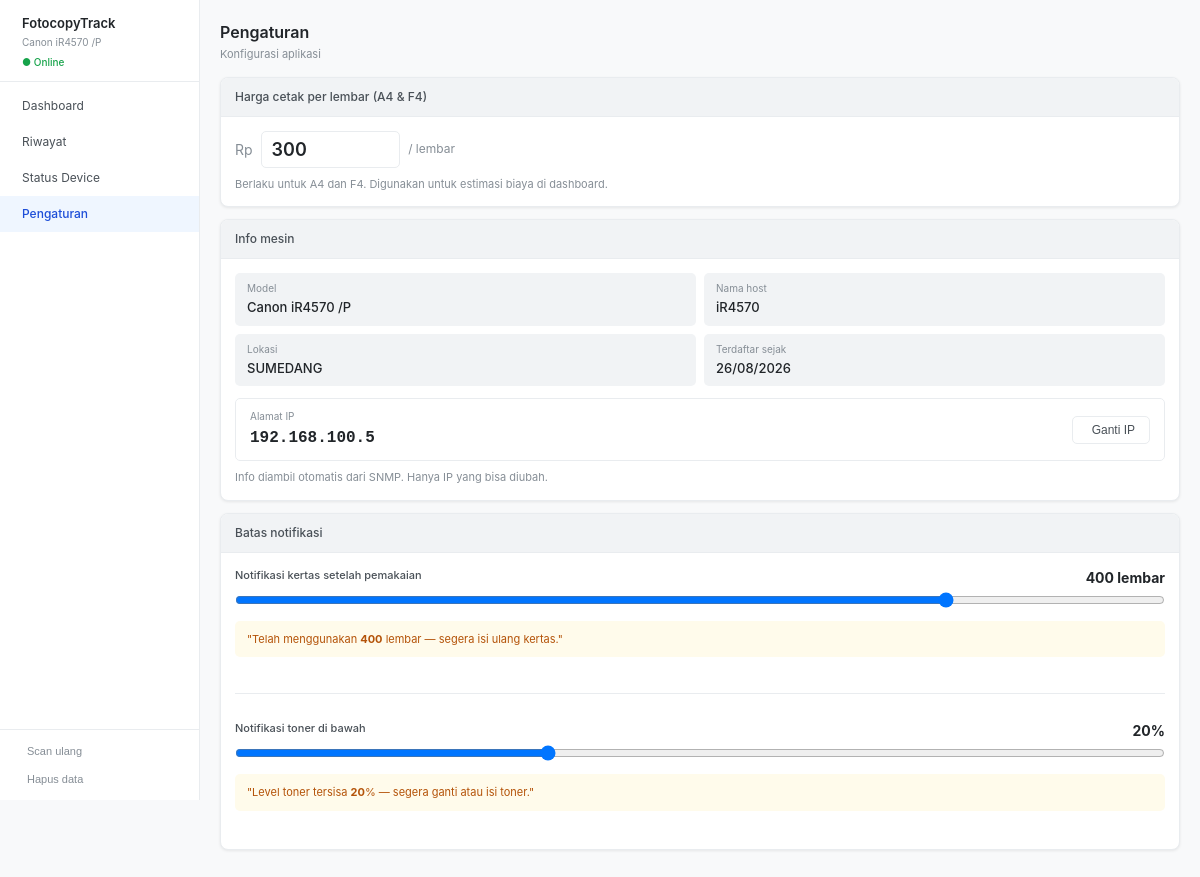
The page /settings on the database its author committed.
### models/device.py (models this page shows, shortened)
class Device(db.Model):
    __tablename__ = "devices"
    id         = db.Column(db.Integer, primary_key=True)
    ip_address = db.Column(db.Text, unique=True, nullable=False)
    model      = db.Column(db.Text)
    hostname   = db.Column(db.Text)
    location   = db.Column(db.Text)
    is_active  = db.Column(db.Boolean, default=True, nullable=False)
    created_at = db.Column(db.DateTime, default=datetime.now, nullable=False)
    print_jobs     = db.relationship("PrintJob",     backref="device", lazy=True)
    snmp_snapshots = db.relationship("SnmpSnapshot", backref="device", lazy=True)

### models/setting.py (models this page shows, shortened)
class Setting(db.Model):
    __tablename__ = "settings"
    key        = db.Column(db.Text, primary_key=True)
    value      = db.Column(db.Text, nullable=False)
    updated_at = db.Column(db.DateTime, default=datetime.now, onupdate=datetime.now, nullable=False)
    @staticmethod
    def get(key: str, default=None):
        s = Setting.query.get(key)
        return s.value if s else default

### routes/settings.py (the view)
@bp.route("/settings")
def index():
    device = Device.query.filter_by(is_active=True).first()
    return render_template("settings.html",
        device=device,
        price=Setting.get("price_per_sheet", "200"),
        notif_paper=Setting.get("notif_paper_threshold", "400"),
        notif_toner=Setting.get("notif_toner_threshold", "20"),
    )

### templates/settings.html (shortened to what this page needs)
{% extends "base.html" %}
{% block content %}
<div class="page-header">
  <div><h1 class="page-title">Pengaturan</h1>
       <p class="page-sub">Konfigurasi aplikasi</p></div>
</div>
<div class="card">
  <div class="card-header">
    <span> Harga cetak per lembar (A4 & F4)</span>
  </div>
  <div class="card-body">
    <div style="display:flex;align-items:center;gap:8px;max-width:220px;">
      <span style="font-size:14px;color:var(--text3);flex-shrink:0;">Rp</span>
      <input type="number" id="harga-input" value="{{ price }}" step="25" min="0"
             style="font-size:18px;font-weight:600;" oninput="document.getElementById('btn-save-harga').style.display='inline-flex'"/>
      <span style="font-size:12px;color:var(--text3);white-space:nowrap;">/ lembar</span>
    </div>
    <p style="font-size:11px;color:var(--text3);margin-top:8px;">
      Berlaku untuk A4 dan F4. Digunakan untuk estimasi biaya di dashboard.
    </p>
  </div>
</div>
<div class="card">
  <div class="card-header"><span> Info mesin</span></div>
  {% if device %}
  <div class="card-body">
    <div class="meta-grid">
      <div class="meta-box"><p class="meta-lbl">Model</p>
        <p class="meta-val">{{ device.model or "-" }}</p></div>
      <div class="meta-box"><p class="meta-lbl">Nama host</p>
        <p class="meta-val">{{ device.hostname or "-" }}</p></div>
      <div class="meta-box"><p class="meta-lbl">Lokasi</p>
        <p class="meta-val">{{ device.location or "-" }}</p></div>
      <div class="meta-box"><p class="meta-lbl">Terdaftar sejak</p>
        <p class="meta-val">{{ device.created_at.strftime('%d/%m/%Y') if device.created_at else "-" }}</p></div>
    </div>
    <div style="display:flex;align-items:center;justify-content:space-between;
                border:1px solid var(--border);border-radius:var(--radius-sm);padding:10px 14px;">
      <div>
        <p style="font-size:10px;color:var(--text3);margin:0 0 2px;">Alamat IP</p>
        <p class="mono" style="font-size:16px;font-weight:600;margin:0;">{{ device.ip_address }}</p>
      </div>
      <button class="btn" onclick="showGantiIP()"> Ganti IP</button>
    </div>
    <p style="font-size:11px;color:var(--text3);margin-top:8px;">
      Info diambil otomatis dari SNMP. Hanya IP yang bisa diubah.
    </p>
  </div>
  {% else %}
  <div class="card-body">
    <p class="text-muted">Belum ada device terdaftar.</p>
  </div>
  {% endif %}
</div>
<div class="card">
  <div class="card-header">
    <span> Batas notifikasi</span>
  </div>
  <div class="card-body" style="display:flex;flex-direction:column;gap:14px;">
    <div>
      <div style="display:flex;justify-content:space-between;margin-bottom:4px;">
        <label style="margin:0;"> Notifikasi kertas setelah pemakaian</label>
        <strong id="val-kertas">{{ notif_paper }} lembar</strong>
      </div>
      <input type="range" id="sl-kertas" min="100" max="490" step="10"
             value="{{ notif_paper }}" style="width:100%;"
             oninput="document.getElementById('val-kertas').textContent=this.value+' lembar';document.getElementById('btn-save-notif').style.display='inline-flex'" />
      <div class="alert-warning" style="margin-top:8px;font-size:11px;">
        "Telah menggunakan <strong id="pv-kertas">{{ notif_paper }}</strong> lembar — segera isi ulang kertas."
      </div>
    </div>
    <div class="divider"></div>
    <div>
      <div style="display:flex;justify-content:space-between;margin-bottom:4px;">
        <label style="margin:0;"> Notifikasi toner di bawah</label>
        <strong id="val-toner">{{ notif_toner }}%</strong>
      </div>
      <input type="range" id="sl-toner" min="5" max="50" step="5"
             value="{{ notif_toner }}" style="width:100%;"
             oninput="document.getElementById('val-toner').textContent=this.value+'%';document.getElementById('pv-toner').textContent=this.value+'%';document.getElementById('btn-save-notif').style.display='inline-flex'" />
      <div class="alert-warning" style="margin-top:8px;font-size:11px;">
        "Level toner tersisa <strong id="pv-toner">{{ notif_toner }}</strong>% — segera ganti atau isi toner."
      </div>
    </div>
  </div>
</div>
{% endblock %}

### templates/base.html (shortened to what this page needs)
<!DOCTYPE html>
<html lang="id">
<head>
  <link rel="stylesheet" href="{{ url_for('static', filename='css/main.css') }}" />
  <link rel="stylesheet" href="https://cdn.jsdelivr.net/npm/@tabler/icons-webfont@3.x/dist/tabler-icons.min.css" />
</head>
<body>
  <div class="layout">
    <aside class="sidebar">
      <div class="sidebar-header">
        <div>
          <p class="app-name">FotocopyTrack</p>
          {% if device %}
            <p class="device-name">{{ device.model or device.hostname or device.ip_address }}</p>
            <span class="badge-online" id="status-badge">● Online</span>
          {% endif %}
        </div>
      </div>
      <nav class="sidebar-nav">
        <a href="{{ url_for('dashboard.index') }}"
           class="nav-item {% if request.endpoint == 'dashboard.index' %}active{% endif %}">
           Dashboard
        </a>
        <a href="{{ url_for('history.index') }}"
           class="nav-item {% if request.endpoint == 'history.index' %}active{% endif %}">
           Riwayat
        </a>
        <a href="{{ url_for('snmp.index') }}"
           class="nav-item {% if request.endpoint == 'snmp.index' %}active{% endif %}">
           Status Device
        </a>
        <a href="{{ url_for('settings.index') }}"
           class="nav-item {% if request.endpoint == 'settings.index' %}active{% endif %}">
           Pengaturan
        </a>
      </nav>
      <div class="sidebar-footer">
        <button class="btn-footer" onclick="scanUlang()">
           Scan ulang
        </button>
        <button class="btn-footer danger" onclick="showDeleteModal()">
           Hapus data
        </button>
      </div>
    </aside>
    <main class="main-content">
      {% block content %}{% endblock %}
    </main>
  </div>
</body>
</html>

### static/css/main.css (style rules this page uses)
*, *::before, *::after { box-sizing: border-box; margin: 0; padding: 0; }
:root { --bg: #F8F9FA; --bg2: #FFFFFF; --bg3: #F1F3F5; --border: #E9ECEF; --text: #212529; --text2: #495057; --text3: #868E96; --blue: #2563EB; --blue-bg: #EFF6FF; --blue-text: #1D4ED8; --green: #16A34A; --green-bg: #F0FDF4; --green-text: #15803D; --red: #DC2626; --red-bg: #FEF2F2; --red-text: #B91C1C; --amber: #D97706; --amber-bg: #FFFBEB; --amber-text: #B45309; --radius: 8px; --radius-sm: 5px; --shadow: 0 1px 3px rgba(0,0,0,.08); --font: -apple-system, BlinkMacSystemFont, 'Segoe UI', sans-serif; --mono: 'Cascadia Code', 'Consolas', monospace; --sidebar-w: 200px; }
body { font-family: var(--font); background: var(--bg); color: var(--text); font-size: 14px; line-height: 1.5; }
.layout { display: flex; min-height: 100vh; }
.sidebar { width: var(--sidebar-w); flex-shrink: 0; background: var(--bg2); border-right: 1px solid var(--border); display: flex; flex-direction: column; position: fixed; top: 0; left: 0; height: 100vh; z-index: 100; }
.main-content { margin-left: var(--sidebar-w); flex: 1; padding: 20px; max-width: 100%; }
.sidebar-header { padding: 14px 14px 10px; border-bottom: 1px solid var(--border); display: flex; align-items: flex-start; gap: 8px; }
.app-name { font-size: 13px; font-weight: 600; color: var(--text); }
.device-name { font-size: 10px; color: var(--text3); margin-top: 1px; }
.badge-online { font-size: 10px; color: var(--green); font-weight: 500; }
.sidebar-nav { flex: 1; padding: 6px 0; overflow-y: auto; }
.nav-item { display: flex; align-items: center; gap: 8px; padding: 9px 14px; font-size: 12px; color: var(--text2); text-decoration: none; border: none; background: none; width: 100%; cursor: pointer; transition: background .15s; }
.nav-item.active { background: var(--blue-bg); color: var(--blue-text); font-weight: 500; }
.sidebar-footer { padding: 8px 10px; border-top: 1px solid var(--border); display: flex; flex-direction: column; gap: 2px; }
.btn-footer { display: flex; align-items: center; gap: 7px; padding: 7px 10px; font-size: 11px; color: var(--text3); background: none; border: none; border-radius: var(--radius-sm); cursor: pointer; width: 100%; text-align: left; }
.card { background: var(--bg2); border: 1px solid var(--border); border-radius: var(--radius); overflow: hidden; margin-bottom: 12px; box-shadow: var(--shadow); }
.card-header { padding: 10px 14px; border-bottom: 1px solid var(--border); font-size: 12px; font-weight: 500; color: var(--text2); display: flex; align-items: center; justify-content: space-between; background: var(--bg3); }
.card-body { padding: 14px; }
.btn { display: inline-flex; align-items: center; gap: 5px; padding: 6px 14px; border-radius: var(--radius-sm); border: 1px solid var(--border); background: var(--bg2); color: var(--text2); font-size: 12px; cursor: pointer; text-decoration: none; transition: background .15s; }
input[type=text], input[type=number], input[type=datetime-local], input[type=date], select, textarea { padding: 7px 10px; border: 1px solid var(--border); border-radius: var(--radius-sm); background: var(--bg2); color: var(--text); font-size: 13px; font-family: var(--font); width: 100%; outline: none; transition: border .15s; }
label { font-size: 11px; font-weight: 500; color: var(--text2); display: block; margin-bottom: 4px; }
.alert-warning { background: var(--amber-bg); color: var(--amber-text); padding: 10px 12px; border-radius: var(--radius-sm); font-size: 12px; margin-bottom: 10px; }
.page-header { display: flex; justify-content: space-between; align-items: flex-start; margin-bottom: 14px; }
.page-title { font-size: 16px; font-weight: 600; color: var(--text); margin: 0; }
.page-sub { font-size: 11px; color: var(--text3); margin: 2px 0 0; }
.mono { font-family: var(--mono); }
.meta-grid { display: grid; grid-template-columns: 1fr 1fr; gap: 8px; margin-bottom: 12px; }
.meta-box { background: var(--bg3); border-radius: var(--radius-sm); padding: 8px 12px; }
.meta-lbl { font-size: 10px; color: var(--text3); margin: 0 0 2px; }
.meta-val { font-size: 13px; font-weight: 500; color: var(--text); margin: 0; }
.divider { height: 1px; background: var(--border); margin: 12px 0; }

### rows shown on the page
Device: model "Canon iR4570 /P", hostname "iR4570", location "SUMEDANG", created_at "26/08/2026", ip_address "192.168.100.5"
Setting: value "300"
Setting: value "400"
Setting: value "20"
